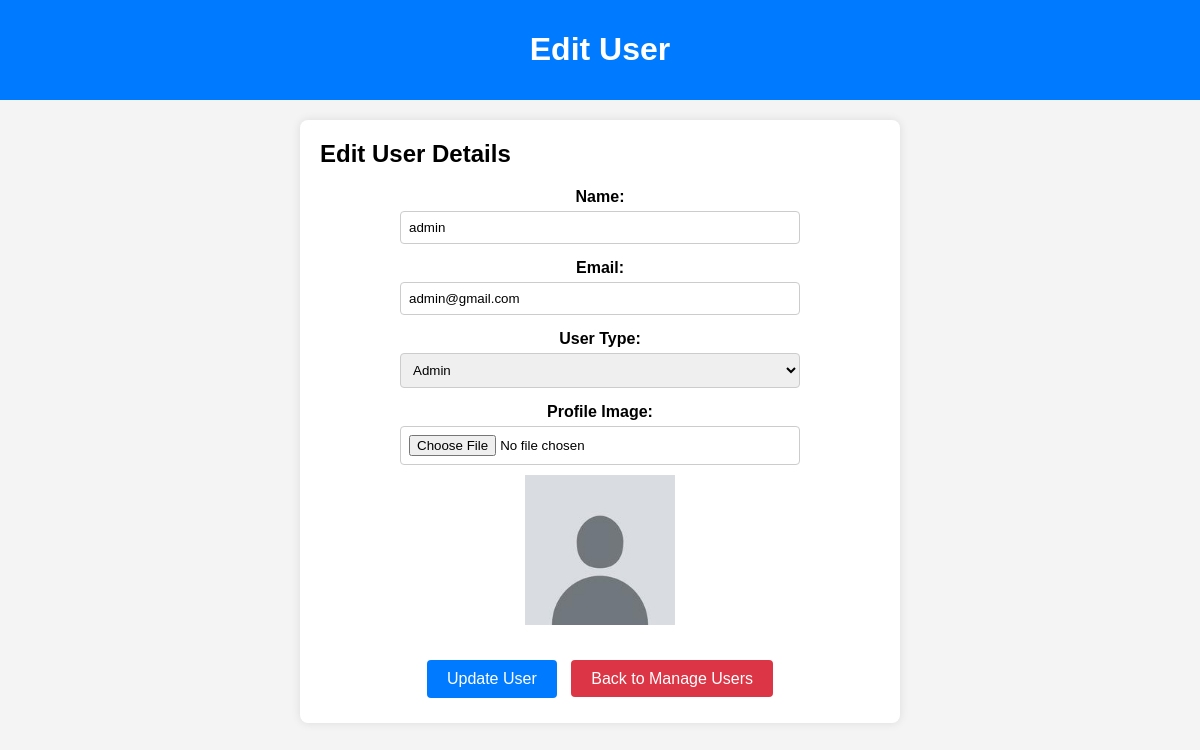
The app's page /admin/edit_user.php?id=23 (signed in) with its own data.
### tables this page shows
CREATE TABLE `users` (
  `id` int(11) NOT NULL,
  `name` varchar(255) NOT NULL,
  `email` varchar(255) NOT NULL,
  `password` varchar(255) NOT NULL,
  `user_type` enum('admin','doctor','patient') NOT NULL,
  `created_at` timestamp NOT NULL DEFAULT current_timestamp(),
  `updated_at` timestamp NOT NULL DEFAULT current_timestamp() ON UPDATE current_timestamp(),
  `image` varchar(255) DEFAULT 'default_images/default.jpg',
  `address` varchar(255) DEFAULT NULL
);

### admin/edit_user.php (the view, shortened to what this page needs)
<?php
include '../db.php';
if (isset($_GET['id'])) {
    $user_id = $_GET['id'];
    $stmt = $pdo->prepare("SELECT id, name, email, user_type, image FROM users WHERE id = ?");
    $stmt->execute([$user_id]);
    $user = $stmt->fetch();
} else {
    header("Location: manage_users.php?error=No user ID provided");
    exit();
}
?>
<!DOCTYPE html>
<html lang="en">
<head>
</head>
<body>
<div class="navbar">
    <h1>Edit User</h1>
</div>
<div class="container">
    <div class="card">
        <h2>Edit User Details</h2>
        <form action="" method="post" enctype="multipart/form-data">
            <div class="form-group">
                <label for="name">Name:</label>
                <input type="text" id="name" name="name" value="<?php echo htmlspecialchars($user['name']); ?>" required>
            </div>
            <div class="form-group">
                <label for="email">Email:</label>
                <input type="email" id="email" name="email" value="<?php echo htmlspecialchars($user['email']); ?>" required>
            </div>
            <div class="form-group">
                <label for="user_type">User Type:</label>
                <select id="user_type" name="user_type" required>
                    <option value="admin" <?php if ($user['user_type'] == 'admin') echo 'selected'; ?>>Admin</option>
                </select>
            </div>
            <div class="form-group">
                <label for="image">Profile Image:</label>
                <input type="file" id="image" name="image" accept="image/*">
                <?php if ($user['image']): ?>
                    <img src="../uploads/<?php echo htmlspecialchars($user['image']); ?>" alt="Profile Image" class="profile-image">
                <?php endif; ?>
            </div>
            <div class="button-group">
                <button type="submit" class="save-button">Update User</button>
                <a href="manage_users.php" class="cancel-button">Back to Manage Users</a>
            </div>
        </form>
    </div>
</div>
</body>
</html>

### admin/edit_user.php (style rules this page uses)
body { font-family: Arial, sans-serif; background-color: #f4f4f4; margin: 0; padding: 0; }
.navbar { background-color: #007bff; padding: 10px; color: white; text-align: center; }
.container { padding: 20px; max-width: 600px; margin: 0 auto; }
.card { background: #fff; padding: 20px; border-radius: 8px; box-shadow: 0 0 10px rgba(0, 0, 0, 0.1); margin-bottom: 20px; }
.card h2 { margin-top: 0; }
.form-group { margin-bottom: 15px; display: flex; flex-direction: column; align-items: center; }
.form-group label { display: block; margin-bottom: 5px; font-weight: bold; text-align: center; }
.form-group input[type="text"], .form-group input[type="email"], .form-group select, .form-group input[type="file"] { width: 100%; max-width: 400px; padding: 8px; border-radius: 4px; border: 1px solid #ccc; box-sizing: border-box; }
.button-group { text-align: center; margin-top: 20px; }
.button-group button, .button-group a { padding: 10px 20px; margin: 5px; border-radius: 4px; text-decoration: none; color: white; font-size: 16px; cursor: pointer; }
.save-button { background-color: #007bff; border: none; outline: none; }
.cancel-button { background-color: #dc3545; }
.profile-image { display: block; max-width: 150px; margin: 10px auto; }

### records on screen
users: name "admin", email "admin@gmail.com", user_type "Admin", image (placeholder picture)
